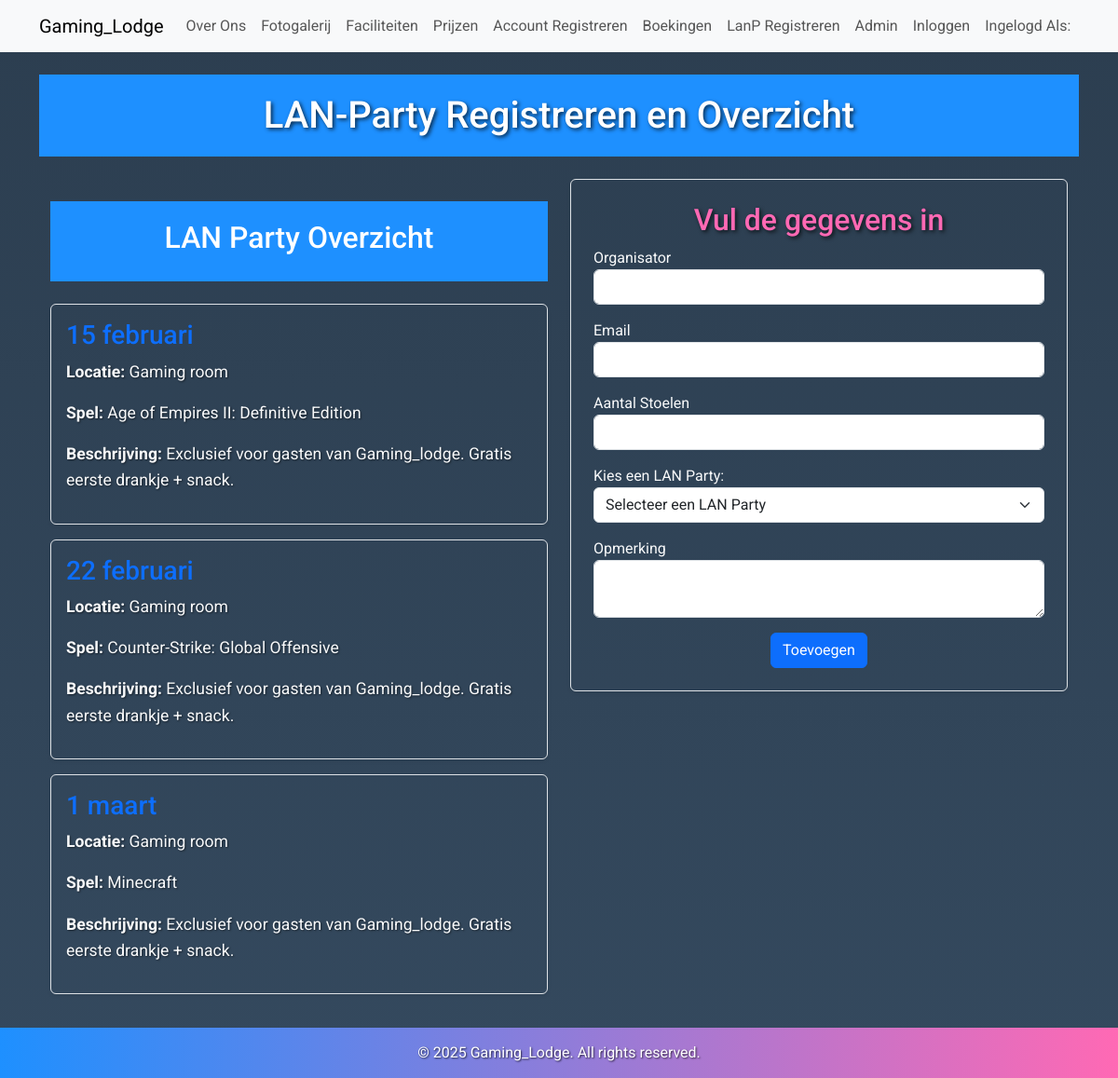
Before: /lanp/update/1 with the older database file.
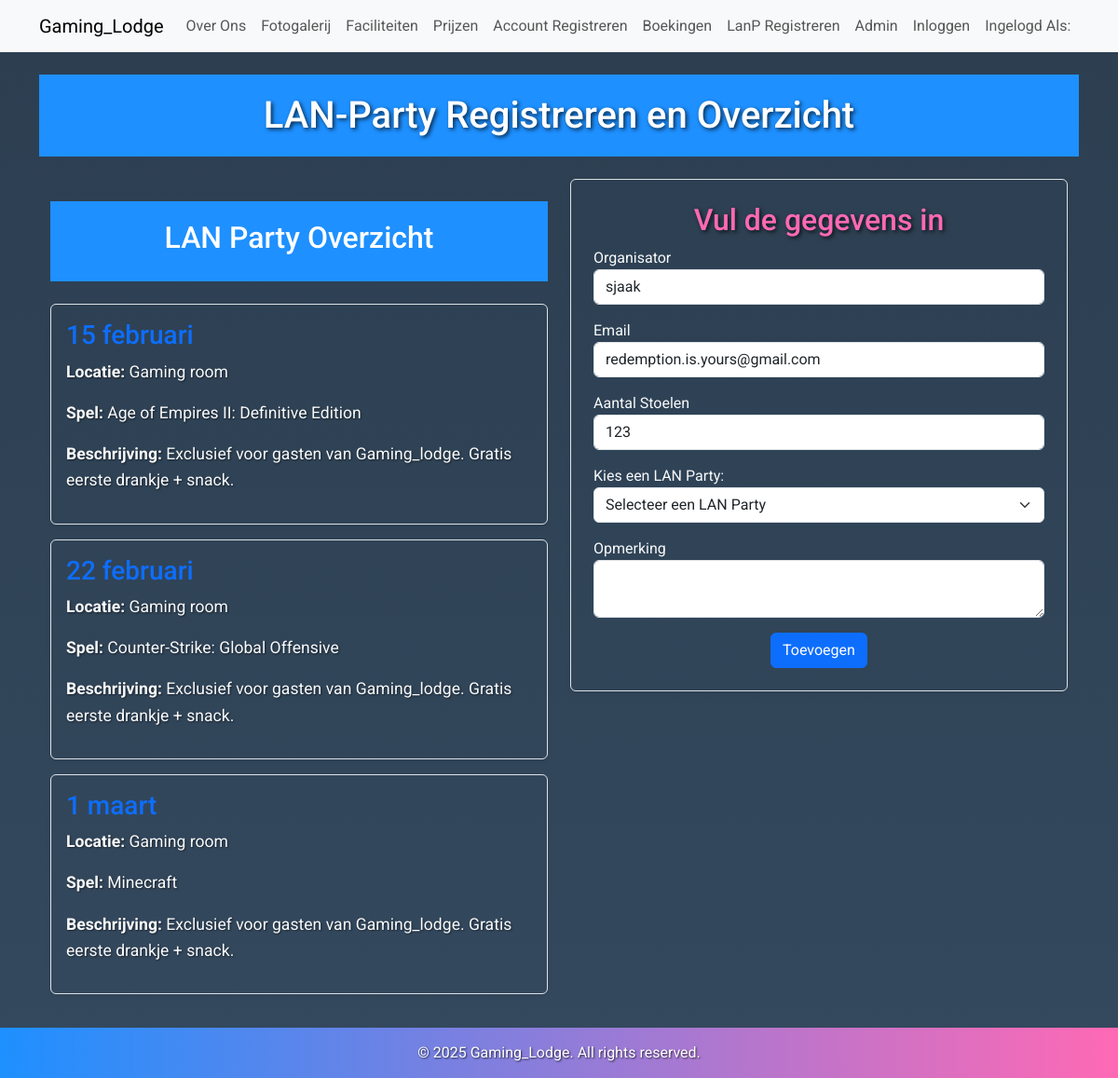
After: the same page with the newer database file.
### dbmodel.py (models this page shows)
class LanTabel(db.Model):
    id = db.Column(db.Integer, primary_key=True)
    lannaam = db.Column(db.String(80), nullable=False)
    organisator = db.Column(db.String(80), nullable=False)
    email = db.Column(db.String(120), nullable=False)
    datum = db.Column(db.String(20), nullable=False)
    aantalstoelen = db.Column(db.Integer, nullable=False)
    opmerking = db.Column(db.String(120))

### routes.py (the view, shortened to what this page needs)
@app.route('/lanp/update/<int:id>', methods=['GET', 'POST'])
def upd_lanp(id):
    party = LanTabel.query.get(id)
    form=LanFormulier(obj=party)
    print(party)
    return render_template('regform_lan.html', form=form, actie='Wijzigen')

### Formulieren.py
class LanFormulier(FlaskForm):
    lannaam = StringField('Naam Lanparty', validators=[DataRequired()])
    organisator = StringField('Naam', validators=[DataRequired()])
    email = StringField('Email', validators=[DataRequired(), Email()])
    datum = DateField('Datum', validators=[DataRequired()])
    aantalstoelen = StringField('Aantal plekken', validators=[DataRequired()])
    opmerking = StringField('Opmerking')
    submit = SubmitField('Toevoegen')

### app.py (called while the page is built)
@app.before_request
def create_tables():
    db.create_all()

### templates/regform_lan.html (shortened to what this page needs)
{% extends "base.html" %}
{% block content %}
<header class="text-center my-4">
    <h1>LAN-Party Registreren en Overzicht</h1>
</header>
<div class="container">
    <div class="row">
        <div class="col-md-6">
            <main>
                <header class="text-center my-4">
                    <h2>LAN Party Overzicht</h2>
                </header>
                <section class="party-card p-3 mb-3 border rounded shadow-sm">
                    <h3 class="text-primary">15 februari</h3>
                    <p><strong>Locatie:</strong> Gaming room</p>
                    <p><strong>Spel:</strong> Age of Empires II: Definitive Edition</p>
                    <p><strong>Beschrijving:</strong> Exclusief voor gasten van Gaming_lodge. Gratis eerste drankje + snack.</p>
                </section>
                <section class="party-card p-3 mb-3 border rounded shadow-sm">
                    <h3 class="text-primary">22 februari</h3>
                    <p><strong>Locatie:</strong> Gaming room</p>
                    <p><strong>Spel:</strong> Counter-Strike: Global Offensive</p>
                    <p><strong>Beschrijving:</strong> Exclusief voor gasten van Gaming_lodge. Gratis eerste drankje + snack.</p>
                </section>
                <section class="party-card p-3 mb-3 border rounded shadow-sm">
                    <h3 class="text-primary">1 maart</h3>
                    <p><strong>Locatie:</strong> Gaming room</p>
                    <p><strong>Spel:</strong> Minecraft</p>
                    <p><strong>Beschrijving:</strong> Exclusief voor gasten van Gaming_lodge. Gratis eerste drankje + snack.</p>
                </section>
            </main>
        </div>
        <div class="col-md-6">
            <section class="p-4 border rounded shadow-sm">
                <h2 class="text-center">Vul de gegevens in</h2>
                <form method="post" action="/add_registration">
                    <div class="mb-3">
                        {{ form.organisator.label }}
                        {{ form.organisator(class="form-control") }}
                    </div>
                    <div class="mb-3">
                        {{ form.email.label }}
                        {{ form.email(class="form-control") }}
                    </div>
                    <div class="mb-3">
                        {{ form.aantalstoelen.label }}
                        {{ form.aantalstoelen(class="form-control") }}
                    </div>
                    <div class="mb-3">
                        <label for="lan-party-dropdown">Kies een LAN Party:</label>
                        <select id="lan-party-dropdown" name="lan_party" class="form-select">
                            <option value="">Selecteer een LAN Party</option>
                        </select>
                    </div>
                    <div class="mb-3">
                        {{ form.opmerking.label }}
                        {{ form.opmerking(class="form-control") }}
                    </div>
                    <div class="text-center">
                        <button type="submit" class="btn btn-primary">{{ form.submit.label.text }}</button>
                    </div>
                </form>
            </section>
        </div>
    </div>
</div>
{% endblock %}

Changed rows visible on the page:
added LanTabel: organisator "sjaak", email "redemption.is.yours@gmail.com", aantalstoelen "123"
